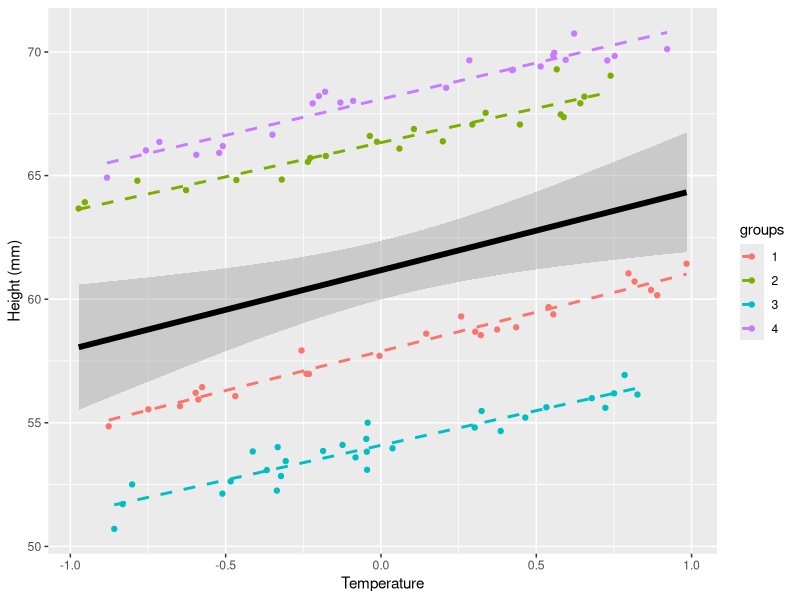
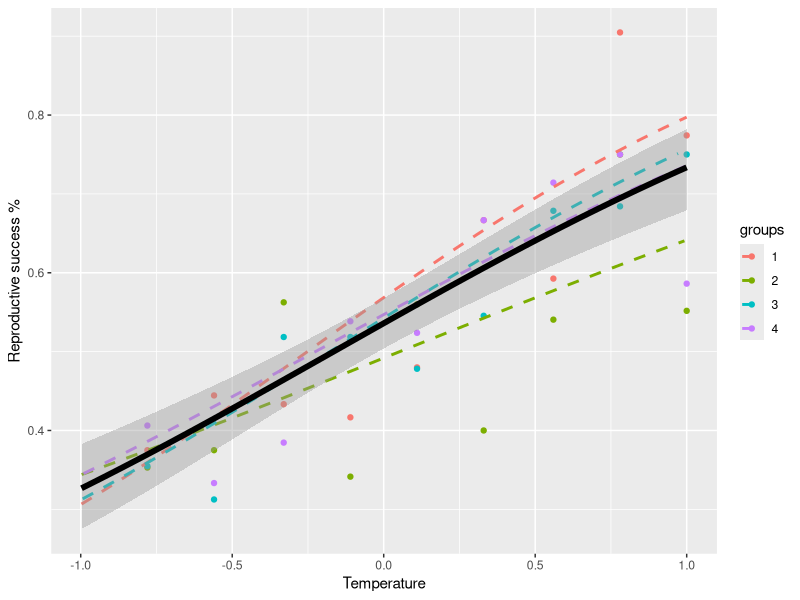
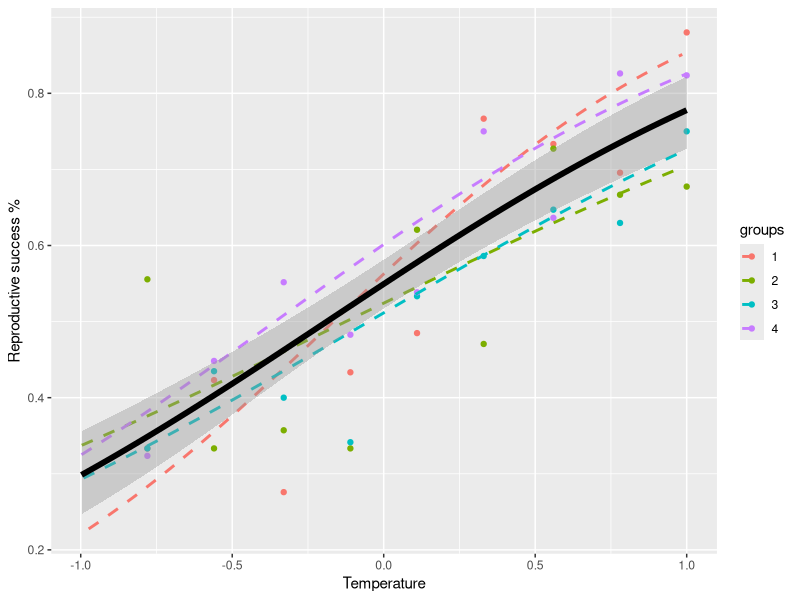
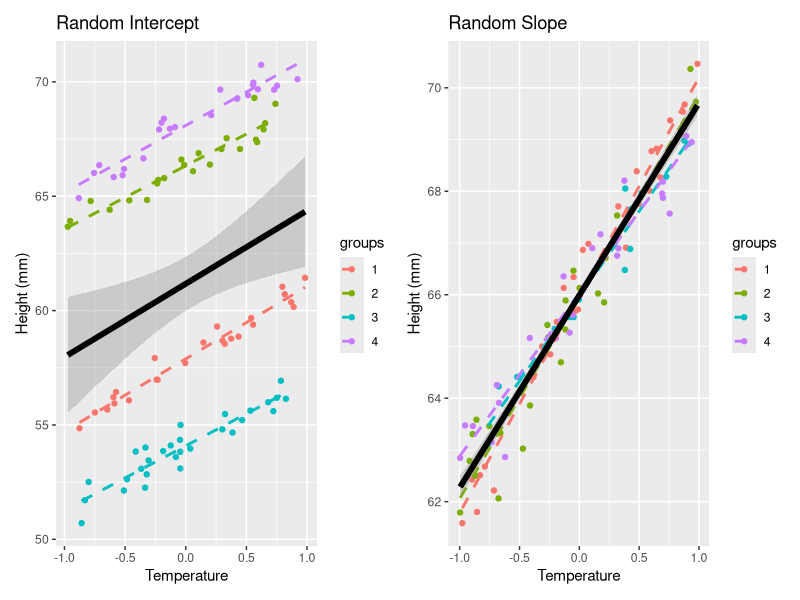
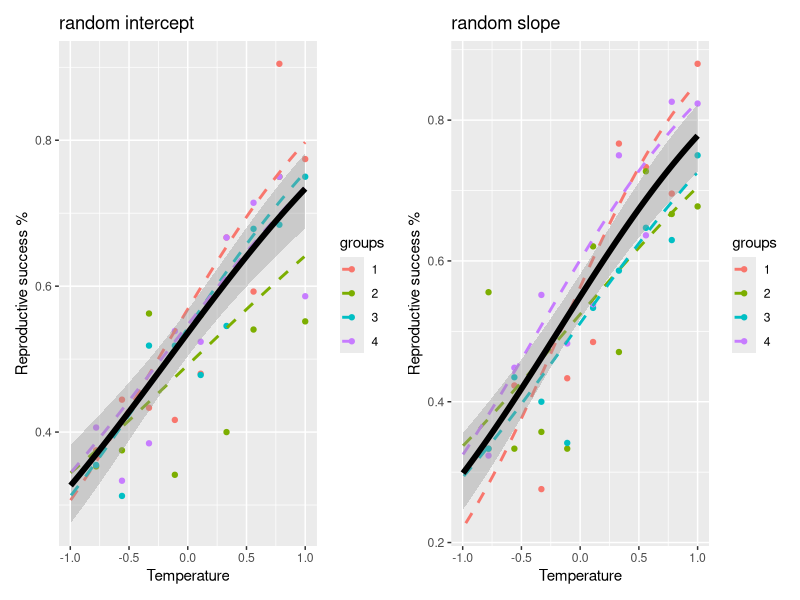

These charts were generated, in order, by the following R code:
library(tidyverse); library(cowplot)
library(patchwork)

set.seed(1)

### NORMAL -----


### RANDOM INTERCEPT ------

n <- 100
n_groups <- 4
x <- runif(n, -1, 1)
X <- matrix(c(rep(1, n), x), nrow = n) # 
beta <- c(66, 3)
sd_randeff = 0.2*beta[1]   ### why?

g <- sort(sample.int(n_groups, size = n, replace = T))
group <-  as.factor(g)
randintercep <- rnorm(n_groups, mean = beta[1], sd = sd_randeff)

mu <- sapply(1:n, FUN = function(i) X[i,] %*% c(randintercep[g[i]],beta[2])) 


sigma <- 0.5
y <- rnorm(n, mu, sd = sigma) 


data <- data.frame(y=y,x=x,groups=group)

nri <- ggplot(data, aes(x=x,y=y)) + geom_point(aes(col=groups)) +
  geom_smooth(method = "lm", aes(col=groups), se=F, linetype="dashed") +
  geom_smooth(method = "lm", size=2, col="black") +
  ylab("Height (mm)") + xlab("Temperature")
nri



### RANDOM SLOPE ------
n <- 100
n_groups <- 4

x <- runif(n, -1, 1)
X <- matrix(c(rep(1, n), x), nrow = n) # 
beta <- c(66, 3)

sd_randslope = 0.2*beta[2]

g <- sort(sample.int(n_groups, size = n, replace = T))
group <-  as.factor(g)
randslope <- rnorm(n_groups, mean = beta[2], sd = sd_randslope)
# maybe do some correlation between random slope and fixed intercept 
#MASS::mvrnorm()
mu <- sapply(1:n, FUN = function(i) X[i,] %*% c(beta[1],randslope[g[i]])) 


sigma <- 0.5
y <- rnorm(n, mu, sd = sigma) 

data <- data.frame(y=y,x=x,groups=group)

nrs <- ggplot(data, aes(x=x,y=y)) + geom_point(aes(col=groups)) +
  geom_smooth(method = "lm", aes(col=groups), se=F, linetype="dashed") +
  geom_smooth(method = "lm", size=2, col="black") +
  ylab("Height (mm)") + xlab("Temperature")


### PLOT ----

jpeg("Figures/ex_data_normal.jpeg", width=800)
nri + ggtitle("Random Intercept") + nrs + ggtitle("Random Slope")
dev.off()



### BINOMIAL -----


### RANDOM INTERCEPT -----

n <- 1000L
n_groups <- 4

inv.logit <- function(p){return(exp(p)/(1 + exp(p)))}

## The data generating process ### 
x <- runif(n, -1, 1)
X <- matrix(c(rep(1, n), x), nrow = n) # 
beta <- c(0.1,1)     ## suggestion c(0.1, 1)
sd_randeff = 0.2*beta[1]

g <- sort(sample.int(n_groups, size = n, replace = T))
group <-  as.factor(g)
randintercep <- rnorm(n_groups, mean = beta[1], sd = sd_randeff)

mu <- sapply(1:n, FUN = function(i) X[i,] %*% c(randintercep[g[i]],beta[2])) 

## The binomial model
y <- rbinom(n, 1, inv.logit(mu))

data <- data.frame(y=y,x=x,groups=group)

# grouping data for ploting percentages of repr success
x2 <- round(seq(-1,1,length.out = 10),2)
data$x2 <- 1 
for(i in 9:1){
  data$x2[data$x<=x2[i]] <- x2[i]
}
table(data$x2)
data2 <- data %>% group_by(groups, x2) %>% summarise(one=sum(y), tot=n()) %>%
  mutate(prop = one/tot)


bri <- ggplot(data, aes(x=x,y=y)) + 
  geom_point(data=data2, aes(col=groups, x=x2,y=prop)) +
  geom_smooth(method = "glm", method.args= list(family="binomial"),
              aes(col=groups), se=F, linetype="dashed") +
  geom_smooth(method = "glm",  method.args= list(family="binomial"),
              size=2, col="black") +
  ylab("Reproductive success %") + xlab("Temperature")
bri




### RANDOM SLOPE -----


set.seed(1)
n <- 1000L

inv.logit <- function(p){return(exp(p)/(1 + exp(p)))}
## The data generating process ### 
x <- runif(n, -1, 1)
X <- matrix(c(rep(1, n), x), nrow = n) # 
beta <- c(0.1,1)
sd_randslope = 0.2*beta[2]

g <- sort(sample.int(n_groups, size = n, replace = T))
group <-  as.factor(g)
randslope <- rnorm(n_groups, mean = beta[2], sd = sd_randslope)

mu <- sapply(1:n, FUN = function(i) X[i,] %*% c(beta[1],randslope[g[i]]))  

## The binomial model
y <- rbinom(n, 1, inv.logit(mu))

data <- data.frame(y=y,x=x,groups=group)

# grouping data for ploting percentages of repr success
x2 <- round(seq(-1,1,length.out = 10),2)
data$x2 <- 1 
for(i in 9:1){
  data$x2[data$x<=x2[i]] <- x2[i]
}
table(data$x2)
data2 <- data %>% group_by(groups, x2) %>% summarise(one=sum(y), tot=n()) %>%
  mutate(prop = one/tot)


brs <- ggplot(data, aes(x=x,y=y)) + 
  geom_point(data=data2, aes(col=groups, x=x2,y=prop)) +
  geom_smooth(method = "glm", method.args= list(family="binomial"),
              aes(col=groups), se=F, linetype="dashed") +
  geom_smooth(method = "glm",  method.args= list(family="binomial"),
              size=2, col="black") +
  ylab("Reproductive success %") + xlab("Temperature")

brs

### PLOT ----
jpeg("Figures/ex_data_binomial_2.jpeg", width=800)
bri + ggtitle("random intercept") + brs + ggtitle("random slope")
dev.off()

